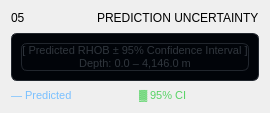
             <widget class="QFrame" name="panelCard5">
              <layout class="QVBoxLayout" name="uncertaintyLayout">
               <property name="contentsMargins"><rect><x>16</x><y>14</y><width>16</width><height>14</height></rect></property>
               <property name="spacing"><number>8</number></property>
               <item>
                <layout class="QHBoxLayout">
                 <item><widget class="QLabel" name="panelIndex5"><property name="text"><string>05</string></property></widget></item>
                 <item><widget class="QLabel" name="panelTitle5"><property name="text"><string>PREDICTION UNCERTAINTY</string></property></widget></item>
                </layout>
               </item>
               <item>
                <widget class="QFrame">
                 <property name="styleSheet"><string>background:#010409;border:1px solid #21262d;border-radius:6px;</string></property>
                 <property name="minimumHeight"><number>160</number></property>
                 <layout class="QVBoxLayout">
                  <item>
                   <widget class="QLabel">
                    <property name="text"><string>[ Predicted RHOB ± 95% Confidence Interval ]
Depth: 0.0 – 4,146.0 m</string></property>
                    <property name="alignment"><set>AlignCenter</set></property>
                    <property name="styleSheet"><string>color:#30363d;font-size:11px;</string></property>
                   </widget>
                  </item>
                 </layout>
                </widget>
               </item>
               <item>
                <layout class="QHBoxLayout">
                 <item>
                  <widget class="QLabel">
                   <property name="text"><string>— Predicted</string></property>
                   <property name="styleSheet"><string>color:#79c0ff;font-size:11px;</string></property>
                  </widget>
                 </item>
                 <item>
                  <widget class="QLabel">
                   <property name="text"><string>▓ 95% CI</string></property>
                   <property name="styleSheet"><string>color:#56d364;font-size:11px;</string></property>
                  </widget>
                 </item>
                </layout>
               </item>
              </layout>
             </widget>
